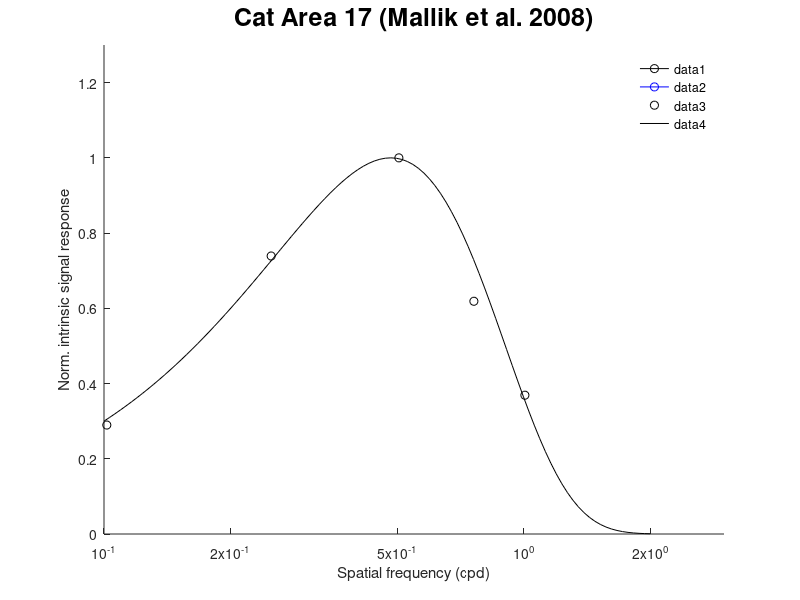

This figure's MATLAB source: (Note: this script raises an error after producing the figure.)
% From Mallik et al. 2008

load('mall_sf_tuning.mat');

h.fig=figure;
hold on

plot(5,5,'-ok');
plot(5,5,'-ob');

cats=4;
x=mall{1}.x;
y=mall{1}.y;
for cat=2:cats
 x=x+mall{cat}.x;
 y=y+mall{cat}.y;
end
x=x/cats;
y=y/cats;
y=y/max(y);
plot(x,y,'ok');



sf=logspace(log10(0.1),log10(2),100);

% best fit
    p=sf.^1.1.*exp(-sf.^2/0.65^2);
    p=p/max(p); % normalize
%    p=p*0.9;
plot(sf,p,'k');

if 0
% from Heywood, Petry, Casagrande, 1983
    p=250*sf.^0.6.*exp(-sf.^2/0.9^2);
    p=p/max(p); % normalize
plot(sf,p);
    end


set(gca,'Xscale','log');
axis([0.1 3 0 1.3])
set(gca,'XTick',[0.1 0.2 0.5 1 2 ]);
xlabel('Spatial frequency (cpd)');
ylabel('Norm. intrinsic signal response');
%h.legend=legend('Response (Mallik)','Sensitivity);
legend boxoff
title('Cat Area 17 (Mallik et al. 2008)','fontsize',18);

bigger_linewidth(3);
smaller_font(-12);
%set(h.legend,'fontsize',14);

save_figure('fit_Mallik_et_al_2008.png',fileparts(which('model_explanation_figure')),h.fig);

